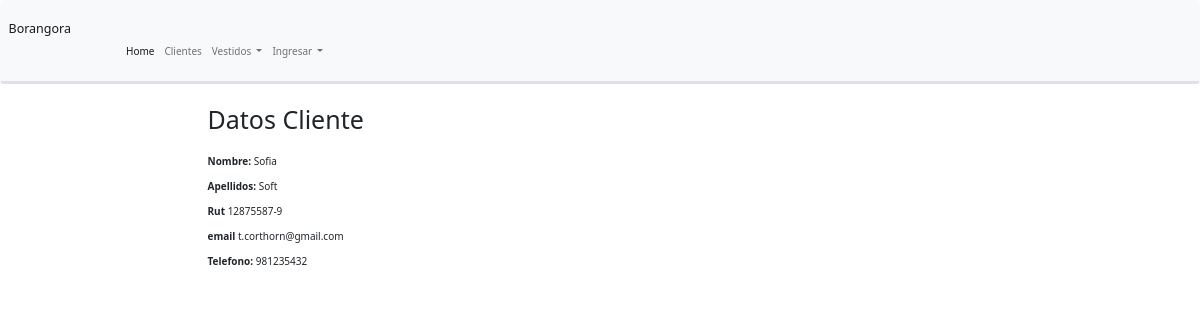
The app's page /home/clientes/1 with its own data.
### catalogo/models.py (models this page shows, shortened)
class Cliente(models.Model):
    nombre = models.CharField(max_length=100)
    apellidos= models.CharField(max_length=100)
    rut =models.CharField(unique=True, max_length=11, help_text='Ingrese RUT sin puntos y con digito verificador', default="12875587-9")
    email = models.EmailField()
    telefono = models.CharField(max_length=10)
    class Meta:
        ordering = ['apellidos']

### catalogo/views.py (the view)
# urls.py: path('clientes/<pk>', views.ClienteDetailView.as_view(), name='detalle-cliente'),
class ClienteDetailView(generic.DetailView):
    model = Cliente
    paginate_by = 10

### catalogo/templates/catalogo/cliente_detail.html
{% extends "base_generic.html" %}
{% block content %}
  <h1>Datos Cliente </h1>
  <br>
  <p><strong>Nombre:</strong> {{ cliente.nombre}}</p>
  <p><strong>Apellidos:</strong> {{ cliente.apellidos }}</p>
  <p><strong>Rut</strong> {{ cliente.rut}}</p>
  <p><strong>email</strong> {{ cliente.email }}</p>
  <p><strong>Telefono:</strong> {{ cliente.telefono }}</p>
{% endblock %}

### records on screen
Cliente: nombre "Sofia", apellidos "Soft", rut "12875587-9", email "t.corthorn@gmail.com", telefono "981235432"
